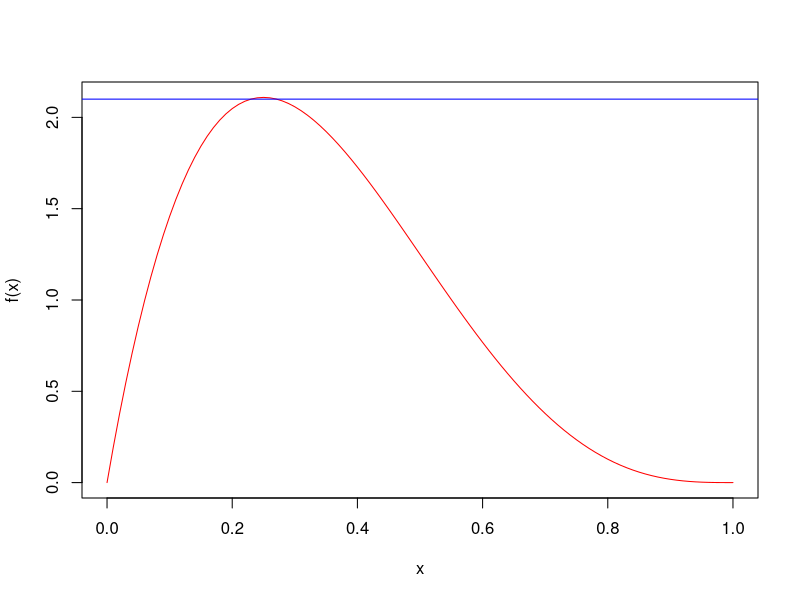

Here is the R script that generated this plot:
# Transformada Inversa: F DISTRIBUCION considerada debe ser invertible
# Se iguala F(X) = U y de despeja X. Luego se genera un numero aleatorio U y se construye X con la formula encontrada.
# Simulacion de X niforme en [a,b] a partir de U uniforme en [0,1]
# Sabemos que F(x) = (x-1)/(b-a), entonces F(x) = U implica que X = a + (b-a)U    (escala y traslada)

# Método de rechazo
# F DISTR. QUE SE QUIERE GENERARR
fx <- function(x){
  return(20*x*(1-x)^3)
}
plot(seq(0,1,by=0.01),fx(seq(0,1,by=0.01)),type='l', col ='red',
ylab='f(x)',xlab='x')
abline(h=2.1, col='blue') # h \aprrox c

# G DISTR. DE REFERENCIA (uniforme en [0,1])
gx <- function(x){
  return(1)
}

# Cálculo de la constante c COMO MAXIMO DE LA FUNCION f/g
optimize(f=function(x){fx(x)/gx(x)},interval=c(0,1),maximum = TRUE)

fx(0.25)

# Implementacion;no siempre se generaran v.a. VALIDAS!!!
dc <- function(){
  Y <- runif(1) # de la densidad g, podría ser exp, etc la que sea util
  U <- runif(1)
  c <- optimize(f=function(x){fx(x)/gx(x)},interval=c(0,1),maximum = TRUE)$objective
  if (U <=fx(Y)/(c*gx(Y))){
    return (Y)
  } else{
    return (NA)
  }
}

res <-replicate(1000,dc())
sum(is.na(res)) # Valores fallidos al generar la va
sum(!is.na(res)) # Valores validos de la distribución
